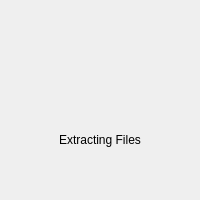
<?xml version="1.0" encoding="UTF-8"?>
<ui version="4.0">
 <class>loadingPopUp</class>
 <widget class="QDialog" name="loadingPopUp">
  <property name="geometry">
   <rect>
    <x>0</x>
    <y>0</y>
    <width>200</width>
    <height>200</height>
   </rect>
  </property>
  <property name="windowTitle">
   <string>Loading File...</string>
  </property>
  <property name="autoFillBackground">
   <bool>true</bool>
  </property>
  <widget class="QLabel" name="spinnerLabel">
   <property name="geometry">
    <rect>
     <x>68</x>
     <y>48</y>
     <width>64</width>
     <height>64</height>
    </rect>
   </property>
   <property name="text">
    <string/>
   </property>
  </widget>
  <widget class="QLabel" name="textLabel">
   <property name="geometry">
    <rect>
     <x>40</x>
     <y>130</y>
     <width>120</width>
     <height>20</height>
    </rect>
   </property>
   <property name="text">
    <string>Extracting Files</string>
   </property>
   <property name="alignment">
    <set>Qt::AlignCenter</set>
   </property>
  </widget>
 </widget>
 <resources/>
 <connections/>
</ui>
